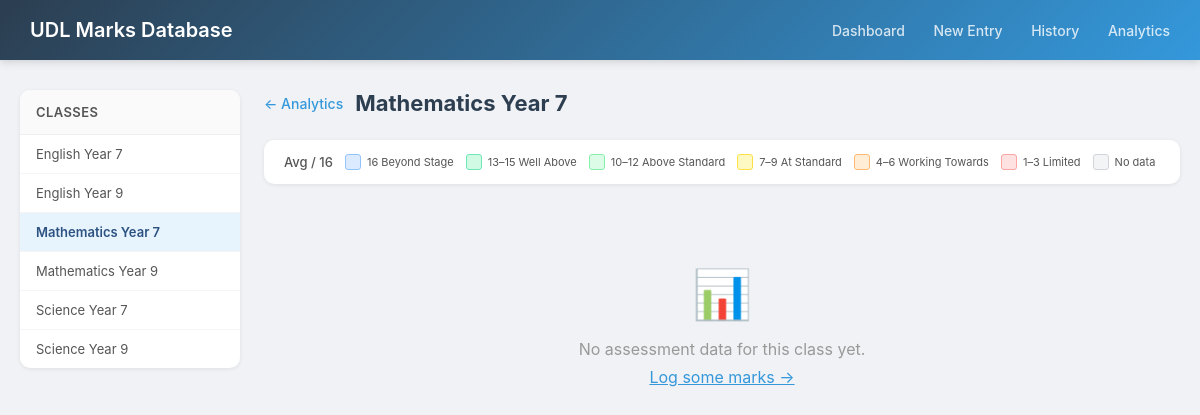
Page /analytics/class/1 on the committed database.
### tables this page shows
CREATE TABLE classes (
            class_id   INTEGER PRIMARY KEY AUTOINCREMENT,
            subject_id INTEGER NOT NULL,
            year_group TEXT    NOT NULL,
            stage_id   INTEGER NOT NULL,
            FOREIGN KEY (subject_id) REFERENCES subjects(subject_id),
            FOREIGN KEY (stage_id)   REFERENCES stages(stage_id)
        );

### app.py (the view)
@app.route('/analytics/class/<int:class_id>')
def class_analytics(class_id):
    conn = get_db_connection()
    c = conn.cursor()
    c.execute("""
        SELECT c.class_id,
               subj.subject_name || ' ' || c.year_group AS class_name
        FROM classes c
        JOIN subjects subj ON c.subject_id = subj.subject_id
        WHERE c.class_id = ?
    """, (class_id,))
    class_info = c.fetchone()
    if not class_info:
        conn.close()
        return "Class not found", 404
    c.execute("""
        SELECT s.student_id,
               s.first_name || ' ' || s.last_name AS student_name,
               o.outcome_id, o.outcome_code, o.outcome_name,
               AVG(sd.score) AS avg_score,
               COUNT(sd.score) AS attempt_count
        FROM scoring_detail sd
        JOIN attempt_outcomes ao ON sd.attempt_outcome_id = ao.attempt_outcome_id
        JOIN outcomes o ON ao.outcome_id = o.outcome_id
        JOIN attempts a ON ao.attempt_id = a.attempt_id
        JOIN students s ON a.student_id = s.student_id
        WHERE a.class_id = ?
        GROUP BY s.student_id, o.outcome_id
        ORDER BY o.outcome_code, s.last_name, s.first_name
    """, (class_id,))
    rows = c.fetchall()
    students_map = {}   # student_id -> name
    outcomes_map = {}   # outcome_id -> (code, name)
    grid = {}           # (student_id, outcome_id) -> avg_score
    for row in rows:
        students_map[row['student_id']] = row['student_name']
        outcomes_map[row['outcome_id']] = (row['outcome_code'], row['outcome_name'])
        avg = round(row['avg_score'], 1)
        _, band_css = _score_band(round(avg))
        grid[(row['student_id'], row['outcome_id'])] = (avg, row['attempt_count'], band_css)
    students_list = sorted(students_map.items(), key=lambda x: x[1])
    outcomes_list = sorted(outcomes_map.items(), key=lambda x: x[1][0])
    _oid_scores = {}
    for (sid, oid), (avg, cnt, _css) in grid.items():
        _oid_scores.setdefault(oid, []).append(avg)
    outcome_avgs = {}
    for oid, vals in _oid_scores.items():
        avg = round(sum(vals) / len(vals), 1)
        _, band_css = _score_band(round(avg))
        outcome_avgs[oid] = (avg, band_css)
    all_classes = _all_classes(c)
    conn.close()
    return render_template('class_analytics.html',
        class_info=class_info,
        students=students_list,
        outcomes=outcomes_list,
        grid=grid,
        outcome_avgs=outcome_avgs,
        all_classes=all_classes,
        max_score=MAX_SCORE,
    )

### app.py (called while the page is built)
def get_db_connection():
    conn = sqlite3.connect(DATABASE)
    conn.row_factory = sqlite3.Row
    conn.execute("PRAGMA foreign_keys = ON")
    return conn

def _all_classes(cursor):
    cursor.execute("""
        SELECT c.class_id,
               subj.subject_name || ' ' || c.year_group AS class_name,
               subj.subject_name,
               c.year_group,
               sg.stage_name
        FROM classes c
        JOIN subjects subj ON c.subject_id = subj.subject_id
        JOIN stages   sg   ON c.stage_id   = sg.stage_id
        ORDER BY subj.subject_name, c.year_group
    """)
    return cursor.fetchall()

### templates/class_analytics.html (shortened to what this page needs)
<!DOCTYPE html>
<html lang="en">
<head>
</head>
<body>
    <div class="navbar">
        <h1>UDL Marks Database</h1>
        <nav>
            <a href="{{ url_for('index') }}">Dashboard</a>
            <a href="{{ url_for('marks_entry') }}">New Entry</a>
            <a href="{{ url_for('recent_entries') }}">History</a>
            <a href="{{ url_for('analytics') }}">Analytics</a>
        </nav>
    </div>
    <div class="layout">
        <aside class="sidebar">
            <div class="sidebar-card">
                <h3>Classes</h3>
                {% for cls in all_classes %}
                <a href="{{ url_for('class_analytics', class_id=cls.class_id) }}"
                   class="sidebar-link {% if cls.class_id == class_info.class_id %}active{% endif %}">
                    {{ cls.class_name }}
                </a>
                {% endfor %}
            </div>
        </aside>
        <div class="main">
            <div class="page-header">
                <a href="{{ url_for('analytics') }}" class="back-link">&larr; Analytics</a>
                <h2>{{ class_info.class_name }}</h2>
            </div>
            <div class="legend">
                <span>Avg / {{ max_score }}</span>
                <div class="legend-item"><div class="swatch sw-beyond"></div> 16 Beyond Stage</div>
                <div class="legend-item"><div class="swatch sw-well-above"></div> 13–15 Well Above</div>
                <div class="legend-item"><div class="swatch sw-above"></div> 10–12 Above Standard</div>
                <div class="legend-item"><div class="swatch sw-standard"></div> 7–9 At Standard</div>
                <div class="legend-item"><div class="swatch sw-working"></div> 4–6 Working Towards</div>
                <div class="legend-item"><div class="swatch sw-limited"></div> 1–3 Limited</div>
                <div class="legend-item"><div class="swatch sw-none"></div> No data</div>
            </div>
            {% if students and outcomes %}
            <div class="heatmap-wrap">
                <table>
                    <thead>
                        <tr>
                            <th class="row-label-header">Student</th>
                            {% for oid, (code, name) in outcomes %}
                            <th class="outcome-col" title="{{ name }}">{{ code }}</th>
                            {% endfor %}
                        </tr>
                    </thead>
                    <tbody>
                        {% for sid, sname in students %}
                        <tr>
                            <td class="row-label">
                                <a href="{{ url_for('student_progress', student_id=sid) }}"
                                   style="color:inherit;text-decoration:none;">
                                    {{ sname }}
                                </a>
                            </td>
                            {% for oid, (code, name) in outcomes %}
                            {% set cell = grid.get((sid, oid)) %}
                            {% if cell %}
                                {% set avg, cnt, band_css = cell %}
                                <td class="heat-cell {{ band_css }}" title="{{ sname }} · {{ code }}: {{ avg }}/{{ max_score }} ({{ cnt }} attempt{{ 's' if cnt != 1 }})">
                                    {{ avg }}
                                </td>
                            {% else %}
                                <td class="heat-cell band-none" title="{{ sname }} · {{ code }}: no data">—</td>
                            {% endif %}
                        {% endfor %}
                        </tr>
                        {% endfor %}
                        {% if outcome_avgs %}
                        <tr class="avg-row">
                            <td class="row-label">Class avg</td>
                            {% for oid, (code, name) in outcomes %}
                                {% set cell = outcome_avgs.get(oid) %}
                                {% if cell %}
                                    {% set avg, band_css = cell %}
                                    <td class="heat-cell {{ band_css }}">{{ avg }}</td>
                                {% else %}
                                    <td class="heat-cell band-none">—</td>
                                {% endif %}
                            {% endfor %}
                        </tr>
                        {% endif %}
                    </tbody>
                </table>
            </div>
            {% else %}
            <div class="empty-state">
                <div class="icon">&#128202;</div>
                <p>No assessment data for this class yet.</p>
                <p style="margin-top:8px"><a href="{{ url_for('marks_entry') }}" style="color:#3498db">Log some marks &rarr;</a></p>
            </div>
            {% endif %}
        </div>
    </div>
</body>
</html>

### templates/class_analytics.html (style rules this page uses)
* { box-sizing: border-box; margin: 0; padding: 0; }
body { font-family: -apple-system, BlinkMacSystemFont, 'Segoe UI', Roboto, sans-serif; background: #f0f2f5; color: #333; }
.navbar { background: linear-gradient(135deg, #2c3e50, #3498db); color: white; padding: 0 30px; display: flex; align-items: center; justify-content: space-between; height: 60px; box-shadow: 0 2px 8px rgba(0,0,0,0.15); }
.navbar h1 { font-size: 20px; font-weight: 600; }
.navbar nav a { color: rgba(255,255,255,0.8); text-decoration: none; margin-left: 24px; font-size: 14px; font-weight: 500; }
.layout { display: flex; gap: 24px; max-width: 1300px; margin: 30px auto; padding: 0 20px; }
.sidebar { width: 220px; flex-shrink: 0; }
.sidebar-card { background: white; border-radius: 10px; box-shadow: 0 1px 4px rgba(0,0,0,0.08); overflow: hidden; position: sticky; top: 20px; }
.sidebar-card h3 { padding: 14px 16px; font-size: 13px; font-weight: 600; color: #555; background: #fafafa; border-bottom: 1px solid #eee; text-transform: uppercase; letter-spacing: 0.4px; }
.sidebar-link { display: block; padding: 11px 16px; font-size: 13px; color: #555; text-decoration: none; border-bottom: 1px solid #f5f5f5; transition: background 0.1s; }
.sidebar-link:last-child { border-bottom: none; }
.sidebar-link.active { background: #e8f4fd; color: #2c5282; font-weight: 600; }
.main { flex: 1; min-width: 0; }
.page-header { display: flex; align-items: center; gap: 12px; margin-bottom: 24px; }
.page-header h2 { font-size: 22px; color: #2c3e50; }
.back-link { color: #3498db; text-decoration: none; font-size: 14px; font-weight: 500; }
.legend { display: flex; align-items: center; gap: 12px; background: white; border-radius: 10px; box-shadow: 0 1px 4px rgba(0,0,0,0.08); padding: 14px 20px; margin-bottom: 20px; flex-wrap: wrap; }
.legend span { font-size: 13px; color: #555; font-weight: 500; }
.legend-item { display: flex; align-items: center; gap: 6px; font-size: 11px; color: #555; }
.swatch { width: 16px; height: 16px; border-radius: 3px; flex-shrink: 0; }
.sw-beyond { background: #dbeafe; border: 1px solid #93c5fd; }
.sw-well-above { background: #d1fae5; border: 1px solid #6ee7b7; }
.sw-above { background: #dcfce7; border: 1px solid #86efac; }
.sw-standard { background: #fef9c3; border: 1px solid #fde047; }
.sw-working { background: #ffedd5; border: 1px solid #fdba74; }
.sw-limited { background: #fee2e2; border: 1px solid #fca5a5; }
.sw-none { background: #f3f4f6; border: 1px solid #d1d5db; }
.empty-state { text-align: center; padding: 60px 20px; color: #999; }
.empty-state .icon { font-size: 48px; margin-bottom: 16px; }

### rows in the picture
classes: class_name "English Year 7"
classes: class_name "English Year 9"
classes: class_name "Mathematics Year 7"
classes: class_name "Mathematics Year 9"
classes: class_name "Science Year 7"
classes: class_name "Science Year 9"

### other values in the picture
{{ class_info.class_name }} "Mathematics Year 7"
{{ max_score }} "16"
